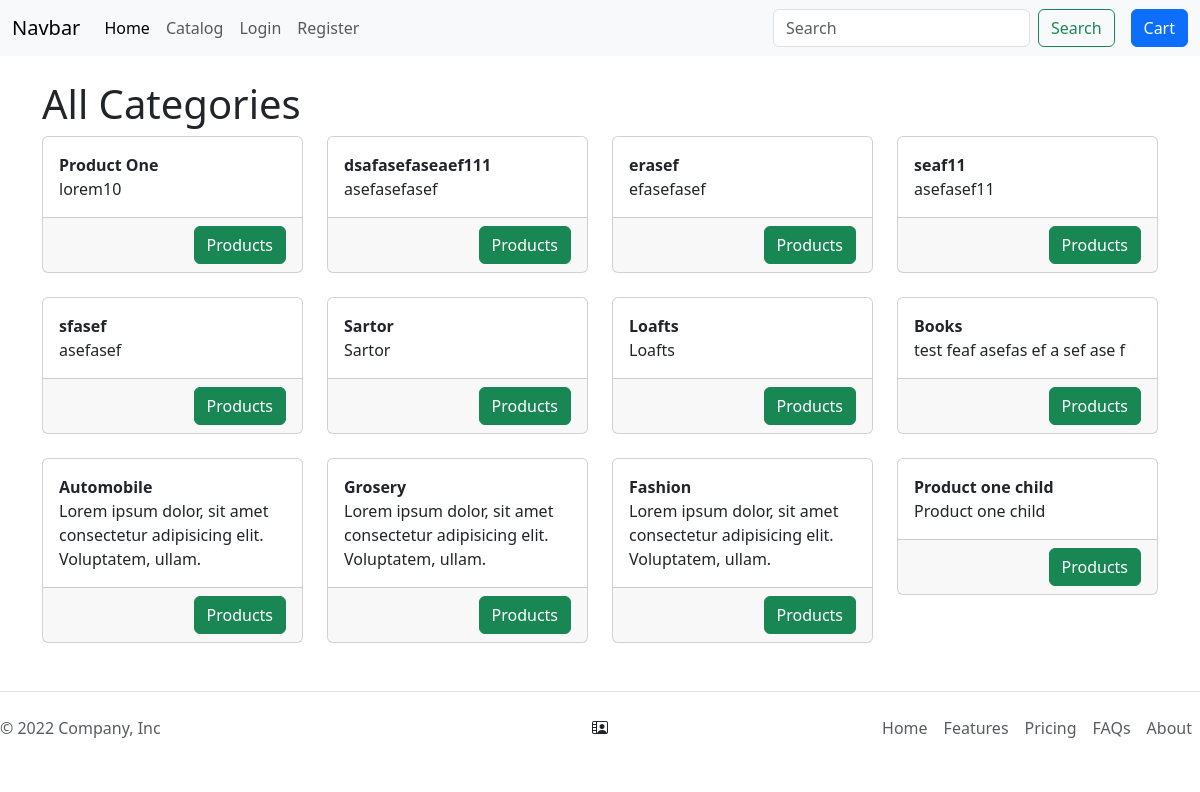
Screenshot of /catalog.php with the database file from the repository.
### tables this page shows
CREATE TABLE IF NOT EXISTS `categories` (
  `id` int unsigned NOT NULL AUTO_INCREMENT,
  `parent_id` int unsigned DEFAULT '0',
  `title` varchar(255) DEFAULT NULL,
  `description` text,
  `image` varchar(255) DEFAULT NULL,
  `status` tinyint(1) DEFAULT '1',
  PRIMARY KEY (`id`)
);

### classes/DBO.php (called while the page is built, shortened)
<?php
abstract class DBO
{
    private static $conn;
    public static function getDBO()
    {
        if (!isset(self::$conn)) {
            self::$conn = mysqli_connect('localhost', 'root', '', 'core_shopcart');
        }
        return self::$conn;
    }
}

### classes/Category.php (called while the page is built, shortened)
<?php
class Category
{
    public static function getAllCategories(): array
    {
        $categories = [];
        $sql = "SELECT * FROM `categories` order by id DESC";
        $results = mysqli_query(DBO::getDBO(), $sql);
        if (mysqli_num_rows($results) > 0) {
            while ($row = mysqli_fetch_assoc($results)) {
                $categories[] = $row;
            }
        }
        return $categories;
    }
}

### catalog.php (the view, shortened to what this page needs)
<!DOCTYPE html>
<html lang="en">
<head>
    <link href="https://cdn.jsdelivr.net/npm/bootstrap@5.3.0-alpha1/dist/css/bootstrap.min.css" rel="stylesheet">
    <link rel="stylesheet" href="./assets/css/style.css">
</head>
<body>
    <?php include './template/header.php' ?>
    <div class="container mt-4">
        <h1>All Categories</h1>
        <div class="row row-cols-4">
            <?php
            $categories = Category::getAllCategories();
            foreach ($categories as $cat) {
            ?>
                <div class="col mb-4">
                    <div class="card">
                        <div class="card-body">
                            <div class="card-heading">
                                <strong><?= $cat['title'] ?></strong>
                            </div>
                            <div class="card-text">
                                <?= $cat['description'] ?>
                            </div>
                        </div>
                        <div class="card-footer d-flex justify-content-end">
                            <a class="btn btn-success" href="<?= SITE_WS_PATH . 'products.php?cat_id=' . $cat['id'] ?>">Products</a>
                        </div>
                    </div>
                </div>
            <?php
            }
            ?>
        </div>
    </div>
    <?php include './template/footer.php' ?>
</body>
</html>

### rows the page displays
categories: title "Product One", description "lorem10"
categories: title "dsafasefaseaef111", description "asefasefasef"
categories: title "erasef", description "efasefasef"
categories: title "seaf11", description "asefasef11"
categories: title "sfasef", description "asefasef"
categories: title "Sartor", description "Sartor"
categories: title "Loafts", description "Loafts"
categories: title "Books", description "test feaf asefas ef a sef ase f"
categories: title "Automobile", description "Lorem ipsum dolor, sit amet consectetur adipisicing elit. Voluptatem, ullam."
categories: title "Grosery", description "Lorem ipsum dolor, sit amet consectetur adipisicing elit. Voluptatem, ullam."
categories: title "Fashion", description "Lorem ipsum dolor, sit amet consectetur adipisicing elit. Voluptatem, ullam."
categories: title "Product one child", description "Product one child"
